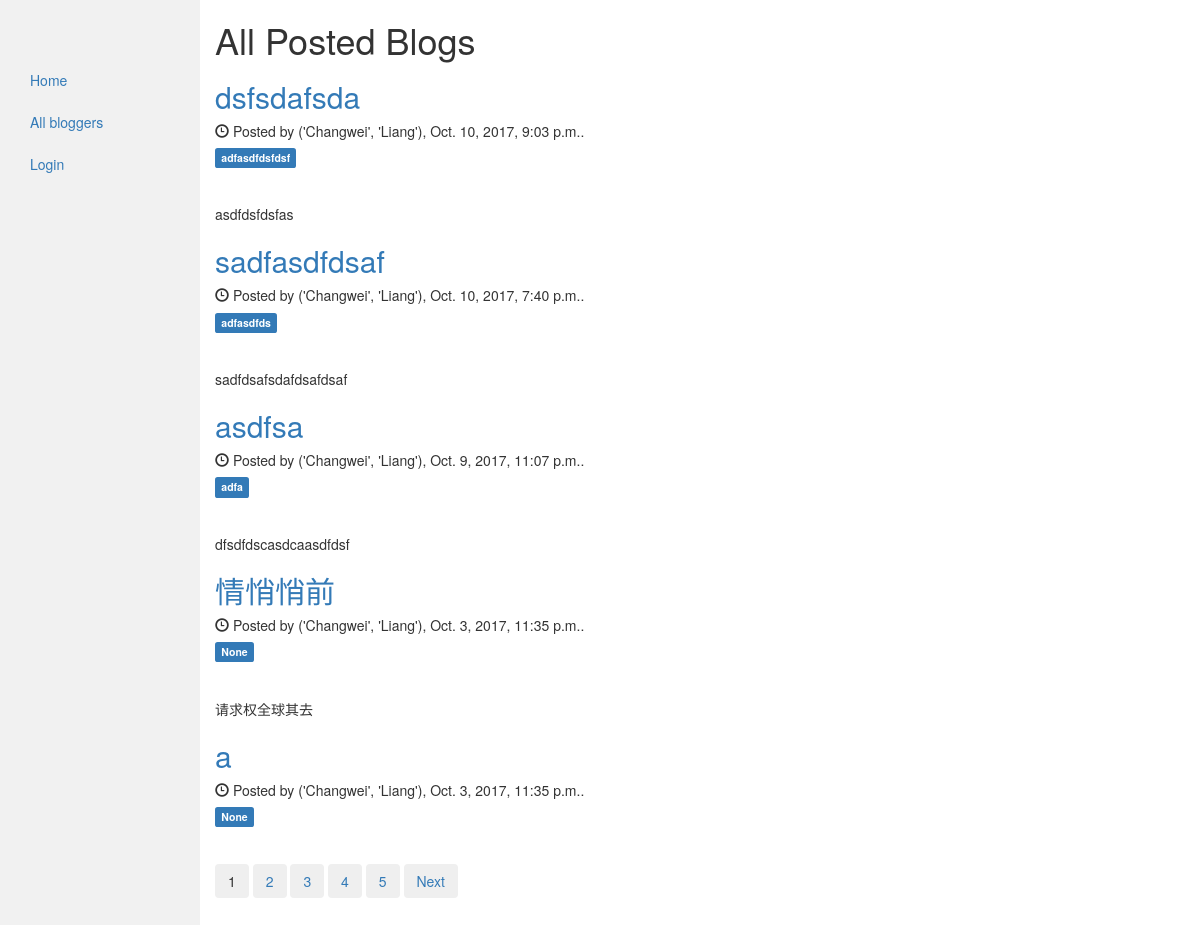
The page / on the database its author committed.
### blog/models.py (models this page shows, shortened)
class MyPost(models.Model):
    author = models.ForeignKey(settings.AUTH_USER_MODEL, on_delete=models.CASCADE)
    title = models.CharField(max_length=100)
    content = models.TextField(blank=True)
    tags = models.CharField(max_length=20, null=True, blank=True)
    published_time = models.DateTimeField(default=timezone.now)
    created_time = models.DateTimeField(default=timezone.now)
    is_draft = models.BooleanField(default=False)
    is_private = models.BooleanField(default=False)
    can_be_edited = models.BooleanField(default=False)
    allow_comment = models.BooleanField(default=True)
    class Meta:
        ordering = ['published_time']
    def get_absolute_url(self):
        return reverse('blog:blog_detail', args=[str(self.id)])

### my_auth/models.py (models this page shows)
class User(auth_models.AbstractUser):
    email = models.EmailField(_('email address'), unique=True)

### blog/views.py (the view)
# urls.py: url(r'^$', views.HomePage.as_view(), name='homepage'),
class HomePage(MyPaginatedBlogListView):
    model = models.MyPost
    template_name = 'blog/homepage.html'
    paginate_by = 5
    context_object_name = 'blog_list'
    def get_queryset(self):
        return models.MyPost.objects.filter(is_draft=False, is_private=False).order_by('-published_time')

### blog/templatetags/blog_tag.py (called while the page is built)
@register.simple_tag
def real_name_or_username(blog):
    if blog.author.first_name and blog.author.last_name:
        return format_html('%s' % blog.author.first_name), format_html(blog.author.last_name)
    else:
        return blog.author.username

### blog/utils.py (called while the page is built)
def my_paginator_style(paginator, page, context, pages_num_2b_shown):
    context['multiple_page_series_to_show'] = 0
    if paginator.num_pages > pages_num_2b_shown:
        context['multiple_page_series_to_show'] = 1
        context['page_number_to_be_show'] = [i + page.number - pages_num_2b_shown // 2
                                             for i in range(pages_num_2b_shown)]
        if page.number <= pages_num_2b_shown // 2:
            context['page_number_to_be_show'] = [(i + 1) for i in
                                                 range(pages_num_2b_shown)]
        if page.number + pages_num_2b_shown // 2 >= paginator.num_pages:
            context['page_number_to_be_show'] = [i + paginator.num_pages - pages_num_2b_shown + 1
                                                 for i in range(pages_num_2b_shown)]
    return context

### blog/views.py (called while the page is built)
    def get_context_data(self, **kwargs):
        context = super(ListView, self).get_context_data(**kwargs)
        queryset = self.get_queryset()
        paginator, page, queryset, is_paginated = self.paginate_queryset(queryset, self.get_paginate_by(queryset))
        context = my_paginator_style(paginator, page, context, pages_num_2b_shown=5)
        return context

### blog/templates/blog/homepage.html (shortened to what this page needs)
<!DOCTYPE html>
<html lang="en">
{% extends 'blog/base.html' %}
{% load blog_tag %}
{% block content %}
    <h1 class="center">All Posted Blogs</h1>
    {% if blog_list %}
        {% for blog in blog_list %}
            <h2><a href="{{ blog.get_absolute_url }}">{{ blog.title }}</a></h2>
            <h5><span class="glyphicon glyphicon-time"></span> Posted by {% real_name_or_username blog %}, {{ blog.published_time }}.</h5>
            <h5><span class="label label-primary">{{ blog.tags }}</span></h5><br>
            <p>{{ blog.content|linebreaks }}</p>
        {% endfor %}
    {% else %}
        <p>No blogs are found</p>
    {% endif %}
    {% include "blog/pagination.html" %}
{% endblock %}

### rows shown on the page
MyPost: title "dsfsdafsda", author.last_name "('Changwei', 'Liang')", published_time "Oct. 10, 2017, 9:03 p.m.", tags "adfasdfdsfdsf", content "asdfdsfdsfas"
MyPost: title "sadfasdfdsaf", author.last_name "('Changwei', 'Liang')", published_time "Oct. 10, 2017, 7:40 p.m.", tags "adfasdfds", content "sadfdsafsdafdsafdsaf"
MyPost: title "asdfsa", author.last_name "('Changwei', 'Liang')", published_time "Oct. 9, 2017, 11:07 p.m.", tags "adfa", content "dfsdfdscasdcaasdfdsf"
MyPost: title "情悄悄前", author.last_name "('Changwei', 'Liang')", published_time "Oct. 3, 2017, 11:35 p.m.", tags "None", content "请求权全球其去"
MyPost: title "a", author.last_name "('Changwei', 'Liang')", published_time "Oct. 3, 2017, 11:35 p.m.", tags "None"

### other values the page prints
{{ i }} "1"
{{ i }} "2" "3" "4" "5"
